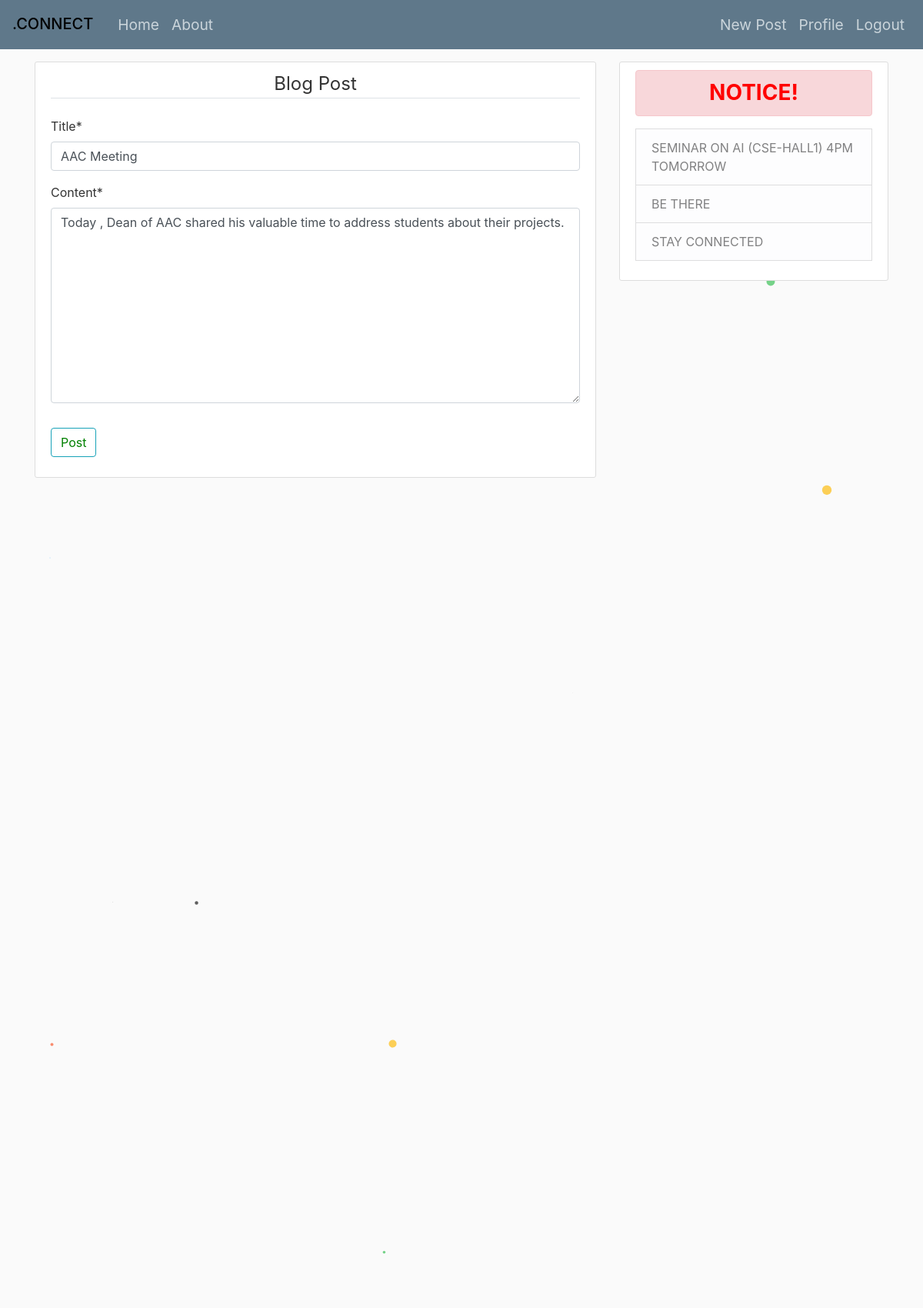
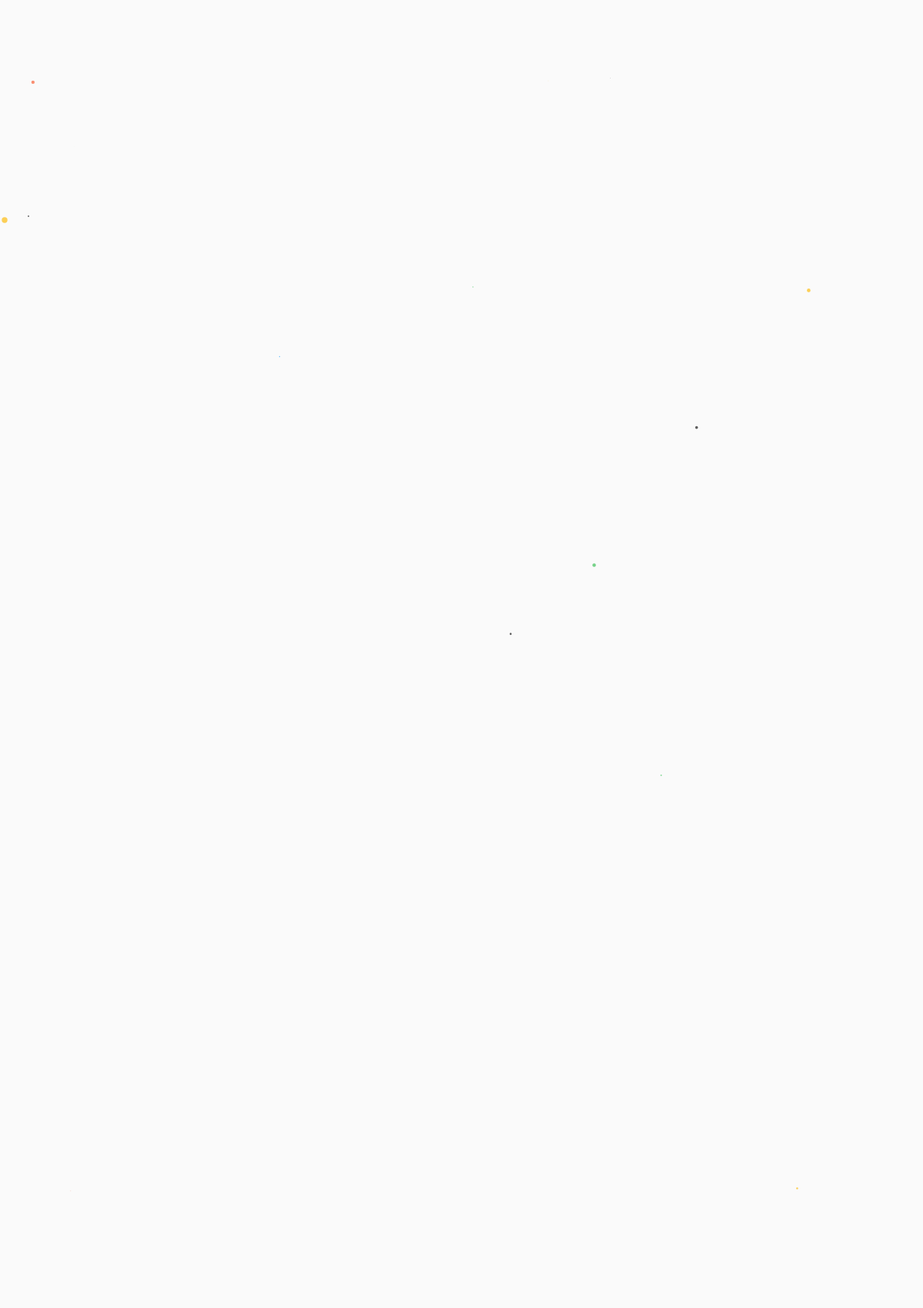
Page /post/6/update/ (signed in, upper part) on the committed database (2 pictures, top to bottom).
### blog/models.py (models this page shows, shortened)
class Post(models.Model):
	title = models.CharField(max_length=100)
	content = models.TextField()
	date_posted = models.DateTimeField(default=timezone.now)
	author = models.ForeignKey(User,on_delete=models.CASCADE)

### blog/views.py (the view, shortened to what this page needs)
# urls.py: path('post/<int:pk>/update/', PostUpdateView.as_view(),name='post-update'),
class PostUpdateView(LoginRequiredMixin,UserPassesTestMixin, UpdateView):
	model = Post
	fields = ['title', 'content']
	def test_func(self):
		post = self.get_object()
		if self.request.user == post.author:
			return True
		return False

### blog/templates/blog/post_form.html (shortened to what this page needs)
{% extends "blog/base.html" %}
{% load crispy_forms_tags %}
{% block content %}
	<div class="content-section">
		<form method="POST">
			<fieldset class="form-group">
				<legend class="border-bottom mb-4" style="text-align: center;">Blog Post</legend>
				{{ form|crispy }}
			</fieldset>
			<div class="form-group">
				<button class="btn btn-outline-info" type="submit" style="color: green">Post</button>
			</div>
		</form>
	</div>
{% endblock content %}

### blog/static/blog/main.css (style rules this page uses)
body { background: #fafafa; color: #333333; margin-top: 5rem; }
.content-section { background: #ffffff; padding: 10px 20px; border: 1px solid #dddddd; border-radius: 3px; margin-bottom: 20px; }

### rows in the picture
Post: title "AAC Meeting", content "Today , Dean of AAC shared his valuable time to address students about their projects."
